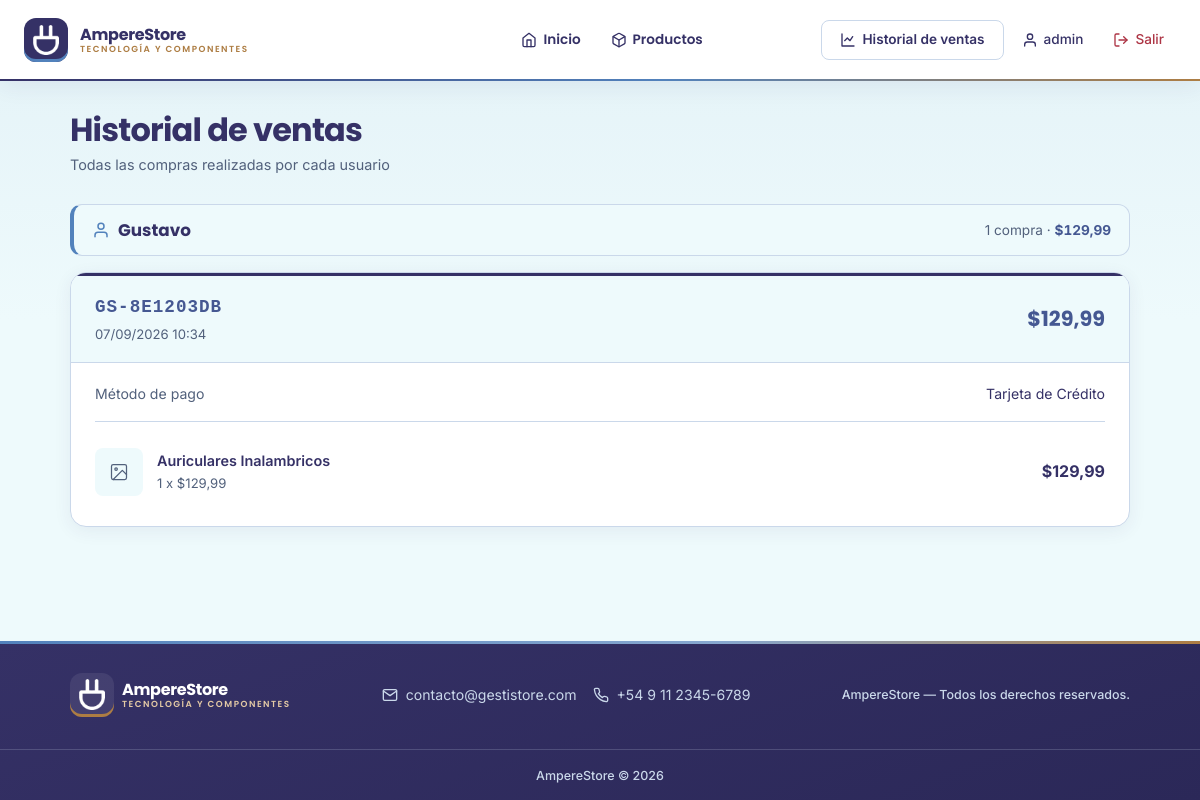
The app's page /ventas/ (signed in), older data.
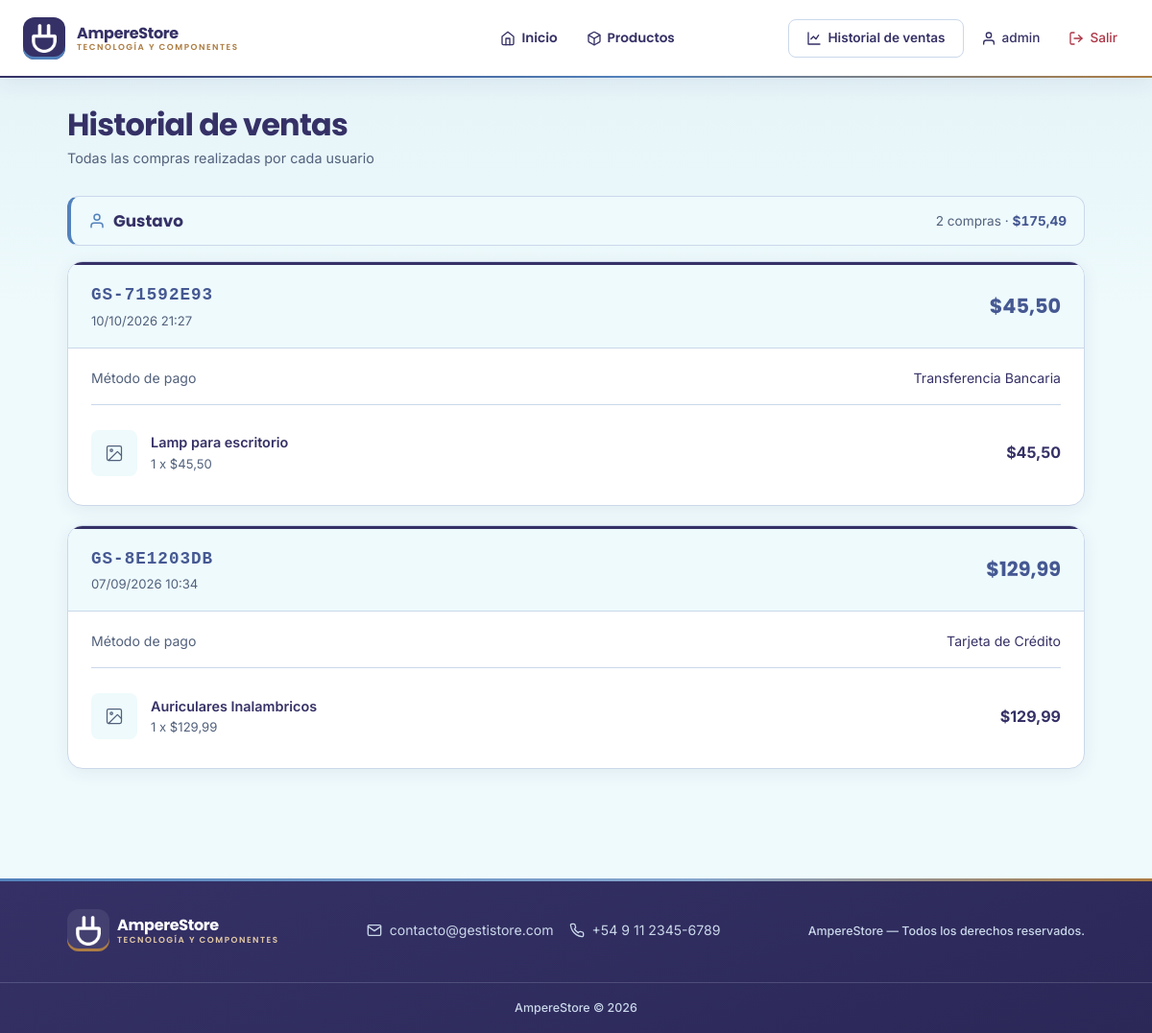
The same page, newer data.
### Tienda/models.py (models this page shows, shortened)
class Venta(models.Model):
    METODO_PAGO_CHOICES = [
        ('tarjeta', 'Tarjeta de Crédito'),
        ('debito', 'Tarjeta de Débito'),
        ('transferencia', 'Transferencia Bancaria'),
    ]
    ESTADO_CHOICES = [
        ('pendiente', 'Pendiente'),
        ('completada', 'Completada'),
        ('cancelada', 'Cancelada'),
    ]
    usuario = models.ForeignKey(User, on_delete=models.CASCADE, related_name='ventas')
    fecha_venta = models.DateTimeField(auto_now_add=True)
    total = models.DecimalField(max_digits=10, decimal_places=2, default=0)
    metodo_pago = models.CharField(max_length=15, choices=METODO_PAGO_CHOICES)
    estado = models.CharField(max_length=12, choices=ESTADO_CHOICES, default='completada')
    codigo = models.CharField(max_length=20, unique=True, blank=True)
    class Meta:
        ordering = ['-fecha_venta']

class DetalleVenta(models.Model):
    venta = models.ForeignKey(Venta, on_delete=models.CASCADE, related_name='detalles')
    producto = models.ForeignKey(Producto, on_delete=models.PROTECT, related_name='detalles_venta')
    cantidad = models.PositiveIntegerField(default=1)
    precio_unitario = models.DecimalField(max_digits=10, decimal_places=2)
    subtotal = models.DecimalField(max_digits=10, decimal_places=2, default=0)
    class Meta:
        verbose_name_plural = "Detalles de venta"

class Producto(models.Model):
    CATEGORIA_CHOICES = [
        ('informatica', 'Informática'),
        ('componente_pc', 'Componente PC'),
        ('perifericos_gaming', 'Periféricos y Gaming'),
        ('redes_conectividad', 'Redes y Conectividad'),
        ('celulares_accesorios', 'Celulares y Accesorios'),
        ('cables_adaptadores', 'Cables y Adaptadores'),
        ('electronica_desarrollo', 'Electrónica y Desarrollo'),
        ('seguridad_domotica', 'Seguridad y Domótica'),
        ('lectores_tarjetas', 'Lectores de Tarjetas'),
        ('otros', 'Otros'),
    ]
    nombre = models.CharField(max_length=200)
    descripcion = models.TextField(blank=True)
    precio = models.DecimalField(max_digits=10, decimal_places=2)
    stock = models.PositiveIntegerField(default=0)
    categoria = models.CharField(max_length=30, choices=CATEGORIA_CHOICES, default='otros')
    imagen = models.ImageField(upload_to='productos/', blank=True, null=True)
    peso_kg = models.DecimalField(max_digits=6, decimal_places=2, null=True, blank=True,
                                  help_text="Peso en kilogramos")
    activo = models.BooleanField(default=True)
    fecha_creacion = models.DateTimeField(auto_now_add=True)
    class Meta:
        ordering = ['-fecha_creacion']

### Tienda/views.py (the view)
    def wrapper(request, *args, **kwargs):
        try:
            if request.user.perfil.rol == 'admin':
                return view_func(request, *args, **kwargs)
        except Exception:
            pass
        raise PermissionDenied

### Tienda/views.py (called while the page is built)
def solo_admin(view_func):
    def wrapper(request, *args, **kwargs):
        try:
            if request.user.perfil.rol == 'admin':
                return view_func(request, *args, **kwargs)
        except Exception:
            pass
        raise PermissionDenied
    return wrapper

@login_required
@solo_admin
def historial_ventas(request):
    ventas = Venta.objects.filter(estado='completada')\
        .select_related('usuario')\
        .prefetch_related('detalles__producto')\
        .order_by('usuario__username', '-fecha_venta')
    grupos = []
    indice = {}
    for venta in ventas:
        grupo = indice.get(venta.usuario_id)
        if grupo is None:
            grupo = {'usuario': venta.usuario, 'ventas': [], 'total': 0}
            indice[venta.usuario_id] = grupo
            grupos.append(grupo)
        grupo['ventas'].append(venta)
        grupo['total'] += venta.total
    return render(request, 'tienda/historial_ventas.html', {'grupos': grupos})

### Tienda/Templates/tienda/historial_ventas.html (shortened to what this page needs)
{% extends 'tienda/base.html' %}
{% load static %}
{% block content %}
<link rel="stylesheet" href="{% static 'tienda/css/mis_compras.css' %}">
<div class="mis-compras-header">
  <div>
    <h1>Historial de ventas</h1>
    <p class="mis-compras-sub">Todas las compras realizadas por cada usuario</p>
  </div>
</div>
{% if grupos %}
{% for grupo in grupos %}
<div class="historial-grupo">
  <div class="historial-usuario">
    <span class="historial-usuario-nombre">
      <svg width="18" height="18" viewBox="0 0 24 24" fill="none" stroke="currentColor" stroke-width="2" stroke-linecap="round" stroke-linejoin="round"><path d="M20 21v-2a4 4 0 00-4-4H8a4 4 0 00-4 4v2"/><circle cx="12" cy="7" r="4"/></svg>
      {{ grupo.usuario.username }}
    </span>
    <span class="historial-usuario-resumen">{{ grupo.ventas|length }} compra{{ grupo.ventas|length|pluralize:"s" }} · <strong>${{ grupo.total }}</strong></span>
  </div>
  <div class="mis-compras-lista">
    {% for venta in grupo.ventas %}
    <div class="compra-card">
      <div class="compra-card-header">
        <div>
          <span class="compra-codigo">{{ venta.codigo }}</span>
          <div class="compra-fecha">{{ venta.fecha_venta|date:"d/m/Y H:i" }}</div>
        </div>
        <div class="compra-total">${{ venta.total }}</div>
      </div>
      <div class="compra-card-body">
        <div class="compra-metodo">
          <span class="compra-label">Método de pago</span>
          <span>{{ venta.get_metodo_pago_display }}</span>
        </div>
        <div class="compra-productos">
          {% for d in venta.detalles.all %}
          <div class="compra-producto">
            <div class="compra-producto-img">
              {% if d.producto.imagen %}
              <img src="{{ d.producto.imagen.url }}" alt="">
              {% else %}
              <svg width="20" height="20" viewBox="0 0 24 24" fill="none" stroke="currentColor" stroke-width="1.5" stroke-linecap="round" stroke-linejoin="round"><rect x="3" y="3" width="18" height="18" rx="2" ry="2"/><circle cx="8.5" cy="8.5" r="1.5"/><polyline points="21 15 16 10 5 21"/></svg>
              {% endif %}
            </div>
            <div class="compra-producto-info">
              <div class="compra-producto-nombre">{{ d.producto.nombre }}</div>
              <div class="compra-producto-detalle">{{ d.cantidad }} x ${{ d.precio_unitario }}</div>
            </div>
            <div class="compra-producto-subtotal">${{ d.subtotal }}</div>
          </div>
          {% endfor %}
        </div>
      </div>
    </div>
    {% endfor %}
  </div>
</div>
{% endfor %}
{% endif %}
{% endblock %}

Row changes from the older to the newer data that the page shows:
added Venta: codigo "GS-71592E93", fecha_venta "10/10/2026 21:27", total "45,50", metodo_pago "Transferencia Bancaria"
added DetalleVenta: producto.nombre "Lamp para escritorio", cantidad "1", precio_unitario "45,50", subtotal "45,50", shown under "GS-71592E93"
Text that changed along with them:
{{ grupo.ventas|length }}: "1" → "2"
{{ grupo.total }}: "129,99" → "175,49"
